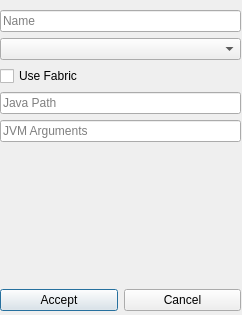
<?xml version="1.0" encoding="UTF-8"?>
<ui version="4.0">
 <class>dialog_new</class>
 <widget class="QDialog" name="dialog_new">
  <property name="geometry">
   <rect>
    <x>0</x>
    <y>0</y>
    <width>242</width>
    <height>315</height>
   </rect>
  </property>
  <property name="windowTitle">
   <string>Dialog</string>
  </property>
  <widget class="QWidget" name="gridLayoutWidget">
   <property name="geometry">
    <rect>
     <x>0</x>
     <y>10</y>
     <width>241</width>
     <height>301</height>
    </rect>
   </property>
   <layout class="QGridLayout" name="grid_layout">
    <item row="0" column="0">
     <layout class="QVBoxLayout" name="vertical_layout">
      <item>
       <widget class="QLineEdit" name="text_name">
        <property name="text">
         <string/>
        </property>
        <property name="placeholderText">
         <string>Name</string>
        </property>
       </widget>
      </item>
      <item>
       <widget class="QComboBox" name="box_version">
        <property name="placeholderText">
         <string>Version</string>
        </property>
       </widget>
      </item>
      <item>
       <widget class="QCheckBox" name="check_fabric">
        <property name="text">
         <string>Use Fabric</string>
        </property>
       </widget>
      </item>
      <item>
       <widget class="QLineEdit" name="text_java">
        <property name="placeholderText">
         <string>Java Path</string>
        </property>
       </widget>
      </item>
      <item>
       <widget class="QLineEdit" name="text_jvm">
        <property name="placeholderText">
         <string>JVM Arguments</string>
        </property>
       </widget>
      </item>
      <item>
       <spacer name="spacer">
        <property name="orientation">
         <enum>Qt::Vertical</enum>
        </property>
        <property name="sizeHint" stdset="0">
         <size>
          <width>20</width>
          <height>40</height>
         </size>
        </property>
       </spacer>
      </item>
      <item>
       <layout class="QHBoxLayout" name="horizontal_layout">
        <item>
         <widget class="QPushButton" name="button_accept">
          <property name="text">
           <string>Accept</string>
          </property>
         </widget>
        </item>
        <item>
         <widget class="QPushButton" name="button_cancel">
          <property name="text">
           <string>Cancel</string>
          </property>
         </widget>
        </item>
       </layout>
      </item>
     </layout>
    </item>
   </layout>
  </widget>
 </widget>
 <resources/>
 <connections/>
</ui>
